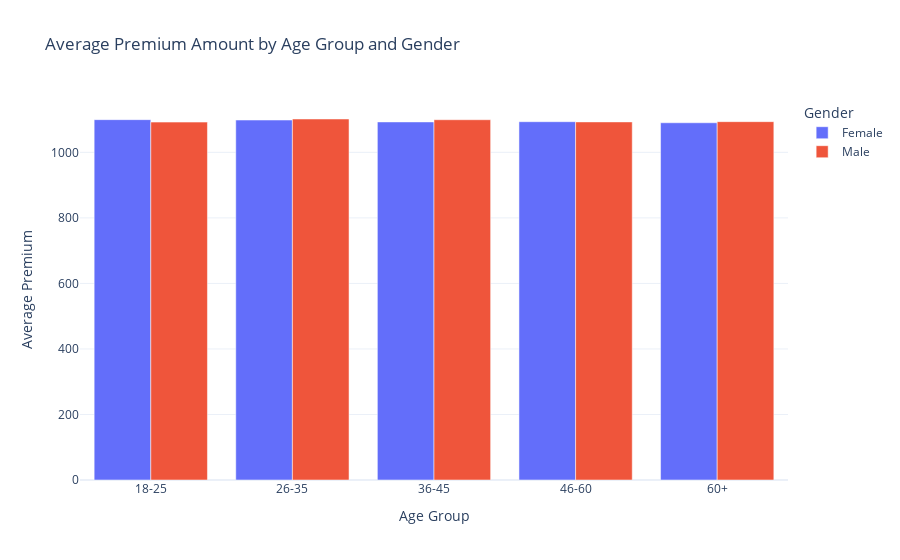

The cell this chart's notebook holds for it:
### Code cell
df['Age Group'] = pd.cut(df['Age'], 
                         bins=[18, 25, 35, 45, 60, 100],
                         labels=['18-25', '26-35', '36-45', '46-60', '60+'],
                         include_lowest=True)

# Drop missing values for critical columns
df_cleaned = df.dropna(subset=['Age Group', 'Gender', 'Premium Amount'])

# Group by Age Group and Gender, then calculate mean Premium
grouped = df_cleaned.groupby(['Age Group', 'Gender'])['Premium Amount'].mean().reset_index()

# Plot
fig = px.bar(grouped, x='Age Group', y='Premium Amount', color='Gender', barmode='group',
             labels={'Premium Amount': 'Average Premium'}, 
             title='Average Premium Amount by Age Group and Gender')

fig.update_layout(xaxis_title='Age Group', yaxis_title='Average Premium', 
                  legend_title='Gender', template='plotly_white')

fig.show()

### Figure 1 — Plotly figure (JSON) as saved in the notebook; plotly's stock layout.template omitted (floating-point values rounded to 4 significant figures)
{"data": [{"alignmentgroup": "True", "hovertemplate": "Gender=Female<br>Age Group=%{x}<br>Average Premium=%{y}<extra></extra>", "legendgroup": "Female", "marker": {"color": "#636efa", "pattern": {"shape": ""}}, "name": "Female", "offsetgroup": "Female", "orientation": "v", "showlegend": true, "textposition": "auto", "type": "bar", "x": ["18-25", "26-35", "36-45", "46-60", "60+"], "xaxis": "x", "y": [1100.0, 1099.0, 1093.0, 1094.0, 1090.0], "yaxis": "y"}, {"alignmentgroup": "True", "hovertemplate": "Gender=Male<br>Age Group=%{x}<br>Average Premium=%{y}<extra></extra>", "legendgroup": "Male", "marker": {"color": "#EF553B", "pattern": {"shape": ""}}, "name": "Male", "offsetgroup": "Male", "orientation": "v", "showlegend": true, "textposition": "auto", "type": "bar", "x": ["18-25", "26-35", "36-45", "46-60", "60+"], "xaxis": "x", "y": [1092.0, 1102.0, 1100.0, 1093.0, 1094.0], "yaxis": "y"}], "layout": {"barmode": "group", "legend": {"title": {"text": "Gender"}, "tracegroupgap": 0}, "title": {"text": "Average Premium Amount by Age Group and Gender"}, "xaxis": {"anchor": "y", "domain": [0, 1], "title": {"text": "Age Group"}}, "yaxis": {"anchor": "x", "domain": [0, 1], "title": {"text": "Average Premium"}}}}
